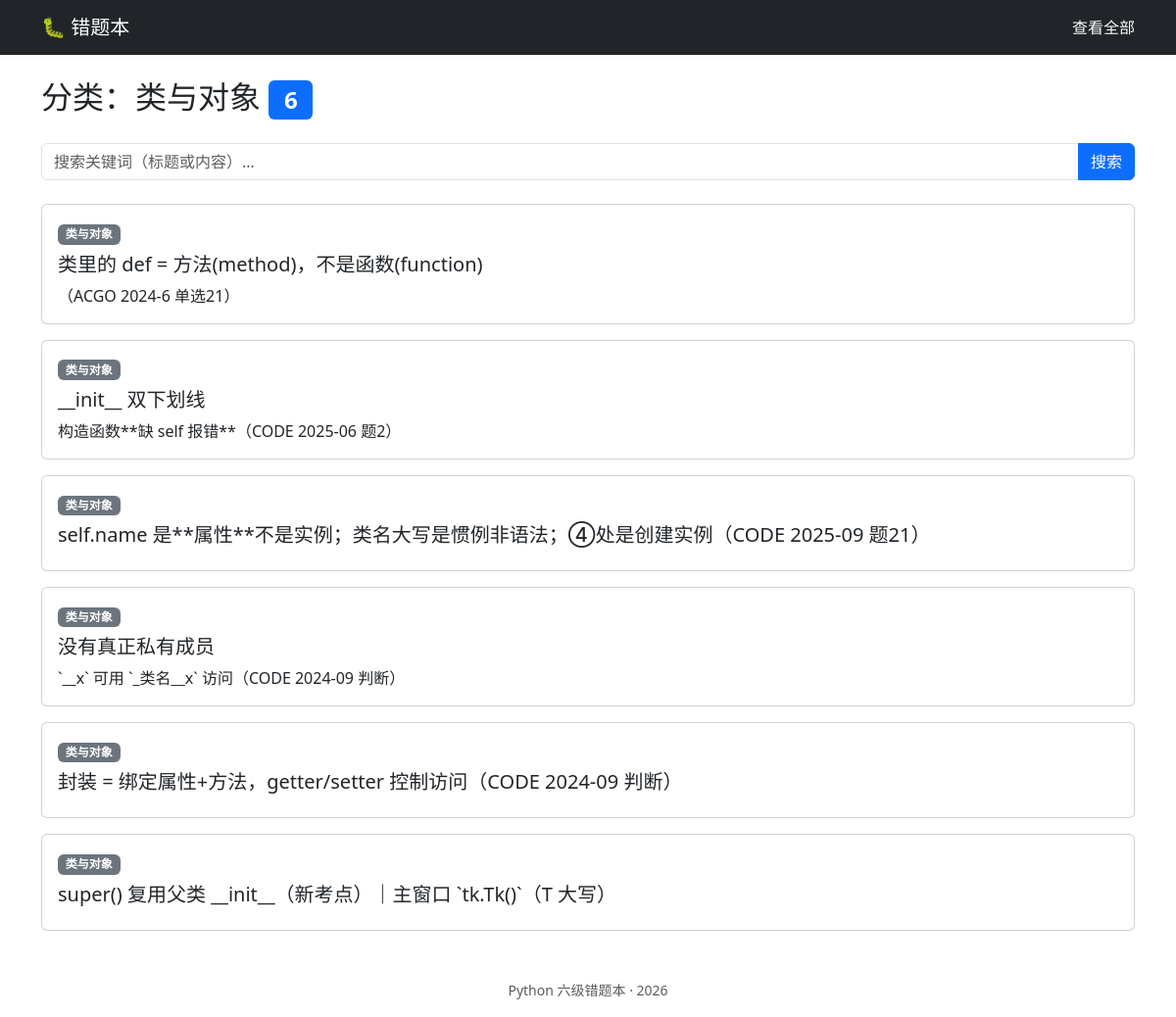
Screenshot of /category/类与对象 with the database file from the repository.
### tables this page shows
CREATE TABLE wrong_notes (
    id       INTEGER PRIMARY KEY AUTOINCREMENT,
    category TEXT,           -- 分类（如"文件操作"）
    title    TEXT,           -- **加粗**的标题
    content  TEXT,           -- 完整内容（去掉 - **title**： 后面的）
    priority TEXT            -- 🔴/⚠️/🚫/空字符串
    );

### app.py (the view)
@app.route('/category/<path:name>')
def get_notes_by_category(name):
    conn = sqlite3.connect(DB_PATH)
    conn.row_factory = dict_factory
    cur = conn.cursor()
    cur.execute('SELECT * FROM wrong_notes WHERE category = ? ORDER BY id', (name,))
    rows = cur.fetchall()
    conn.close()
    return render_template('index.html', notes=rows, category=name)

### app.py (called while the page is built)
def dict_factory(cursor, row):
    return {col[0]: row[idx] for idx, col in enumerate(cursor.description)}

### templates/index.html (shortened to what this page needs)
{% extends "base.html" %}
{% block content %}
<h2 class="mb-4">
    {% if keyword %}
        搜索 "{{ keyword }}" 的结果 <span class="badge bg-primary">{{ notes|length }}</span>
    {% elif category %}
        分类：{{ category }} <span class="badge bg-primary">{{ notes|length }}</span>
    {% else %}
        错题列表 <span class="badge bg-primary">{{ notes|length }}</span>
    {% endif %}
</h2>
<form action="/search" method="get" class="mb-4">
    <div class="input-group">
        <input type="text" name="q" class="form-control" placeholder="搜索关键词（标题或内容）..." value="{{ keyword or '' }}">
        <button class="btn btn-primary" type="submit">搜索</button>
    </div>
</form>
{% for note in notes %}
<div class="card mb-3">
    <div class="card-body">
        <a href="/category/{{ note.category }}" class="badge bg-secondary text-decoration-none">
            {{ note.category }}
        </a>
        <h5 class="card-title mt-2">{{ note.title }}</h5>
        {% if note.content %}
            <p class="card-text">{{ note.content }}</p>
        {% endif %}
    </div>
</div>
{% endfor %}
{% endblock -%}

### rows the page displays
wrong_notes: category "类与对象", title "类里的 def = 方法(method)，不是函数(function)", content "（ACGO 2024-6 单选21）"
wrong_notes: category "类与对象", title "__init__ 双下划线", content "构造函数**缺 self 报错**（CODE 2025-06 题2）"
wrong_notes: category "类与对象", title "self.name 是**属性**不是实例；类名大写是惯例非语法；④处是创建实例（CODE 2025-09 题21）"
wrong_notes: category "类与对象", title "没有真正私有成员", content "`__x` 可用 `_类名__x` 访问（CODE 2024-09 判断）"
wrong_notes: category "类与对象", title "封装 = 绑定属性+方法，getter/setter 控制访问（CODE 2024-09 判断）"
wrong_notes: category "类与对象", title "super() 复用父类 __init__（新考点）｜主窗口 `tk.Tk()`（T 大写）"

### other values shown
{{ category }} "类与对象"
{{ notes|length }} "6"
